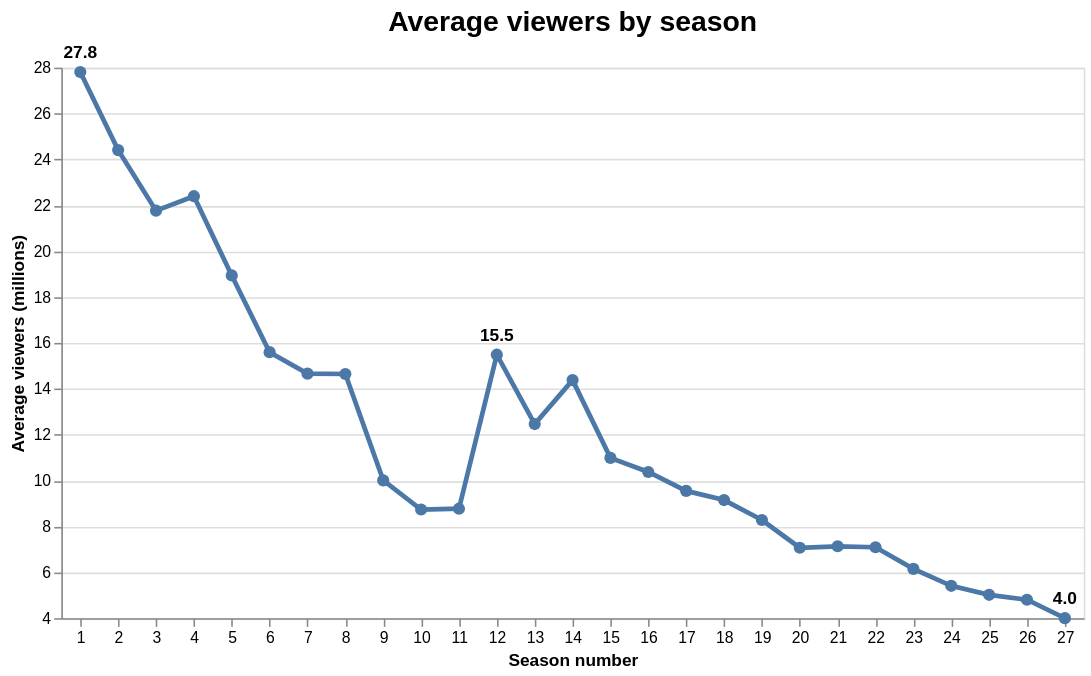

The code cell stored with this chart in its notebook:
### Markdown cell above
## 5. Do the seasons number of viewers present any relevant pattern?

### Code cell
base = alt.Chart(df).encode(
    x=alt.X(
        "season:O",
        title="Season number",
        axis=alt.Axis(labelAngle=0)
    ),
    y=alt.Y(
        "mean(us_viewers_in_millions):Q",
        title="Average viewers (millions)",
        scale=alt.Scale(zero=False)
    ),
    tooltip=[
        alt.Tooltip("season:O", title="Season"),
        alt.Tooltip("mean(us_viewers_in_millions):Q", title="Average viewers", format=".1f")
    ]
)

line = base.mark_line(strokeWidth=3).encode()

points = base.mark_point(size=60, filled=True).encode()

labels_df = df[df["season"].isin([1, 12, 27])]

labels = alt.Chart(labels_df).mark_text(
    dy=-12,
    fontSize=11,
    fontWeight="bold"
).encode(
    x=alt.X("season:O"),
    y=alt.Y("mean(us_viewers_in_millions):Q"),
    text=alt.Text("mean(us_viewers_in_millions):Q", format=".1f")
)

chart_8 = (line + points + labels).properties(
    title="Average viewers by season",
    width=650,
    height=350
).configure_title(
    fontSize=18,
    anchor="middle"
)

chart_8

### Figure 1 — Vega-Lite specification as saved in the notebook (floating-point values rounded to 4 significant figures; data arrays with more than 128 entries replaced by an {"elided": "..."} marker saying what was removed)
{"config": {"view": {"continuousWidth": 300, "continuousHeight": 300}, "title": {"anchor": "middle", "fontSize": 18}}, "layer": [{"mark": {"type": "line", "strokeWidth": 3}, "encoding": {"tooltip": [{"field": "season", "title": "Season", "type": "ordinal"}, {"aggregate": "mean", "field": "us_viewers_in_millions", "format": ".1f", "title": "Average viewers", "type": "quantitative"}], "x": {"axis": {"labelAngle": 0}, "field": "season", "title": "Season number", "type": "ordinal"}, "y": {"aggregate": "mean", "field": "us_viewers_in_millions", "scale": {"zero": false}, "title": "Average viewers (millions)", "type": "quantitative"}}}, {"mark": {"type": "point", "filled": true, "size": 60}, "encoding": {"tooltip": [{"field": "season", "title": "Season", "type": "ordinal"}, {"aggregate": "mean", "field": "us_viewers_in_millions", "format": ".1f", "title": "Average viewers", "type": "quantitative"}], "x": {"axis": {"labelAngle": 0}, "field": "season", "title": "Season number", "type": "ordinal"}, "y": {"aggregate": "mean", "field": "us_viewers_in_millions", "scale": {"zero": false}, "title": "Average viewers (millions)", "type": "quantitative"}}}, {"data": {"name": "data-acd410b281b823e00fb32072892ee8d2"}, "mark": {"type": "text", "dy": -12, "fontSize": 11, "fontWeight": "bold"}, "encoding": {"text": {"aggregate": "mean", "field": "us_viewers_in_millions", "format": ".1f", "type": "quantitative"}, "x": {"field": "season", "type": "ordinal"}, "y": {"aggregate": "mean", "field": "us_viewers_in_millions", "type": "quantitative"}}}], "data": {"name": "data-f8b5d16fb8b95ffcb2d95f366f0df223"}, "height": 350, "title": "Average viewers by season", "width": 650, "$schema": "https://vega.github.io/schema/vega-lite/v5.20.1.json", "datasets": {"data-f8b5d16fb8b95ffcb2d95f366f0df223": {"elided": "596 records"}, "data-acd410b281b823e00fb32072892ee8d2": [{"title": "Simpsons Roasting on an Open Fire", "season": 1, "number_in_season": 1, "number_in_series": 1, "original_air_date": "1989-12-17", "imdb_rating": 8.2, "imdb_votes": 3734.0, "us_viewers_in_millions": 26.7, "air_year": 1989, "air_month": 12, "weekday_num": 6, "weekday": "Sunday", "season_episode": "S01E01", "rating_group": "8.0-8.9"}, {"title": "Bart the Genius", "season": 1, "number_in_season": 2, "number_in_series": 2, "original_air_date": "1990-01-14", "imdb_rating": 7.8, "imdb_votes": 1973.0, "us_viewers_in_millions": 24.5, "air_year": 1990, "air_month": 1, "weekday_num": 6, "weekday": "Sunday", "season_episode": "S01E02", "rating_group": "7.0-7.9"}, {"title": "Homer's Odyssey", "season": 1, "number_in_season": 3, "number_in_series": 3, "original_air_date": "1990-01-21", "imdb_rating": 7.5, "imdb_votes": 1709.0, "us_viewers_in_millions": 27.5, "air_year": 1990, "air_month": 1, "weekday_num": 6, "weekday": "Sunday", "season_episode": "S01E03", "rating_group": "7.0-7.9"}, {"title": "There's No Disgrace Like Home", "season": 1, "number_in_season": 4, "number_in_series": 4, "original_air_date": "1990-01-28", "imdb_rating": 7.8, "imdb_votes": 1701.0, "us_viewers_in_millions": 20.2, "air_year": 1990, "air_month": 1, "weekday_num": 6, "weekday": "Sunday", "season_episode": "S01E04", "rating_group": "7.0-7.9"}, {"title": "Bart the General", "season": 1, "number_in_season": 5, "number_in_series": 5, "original_air_date": "1990-02-04", "imdb_rating": 8.1, "imdb_votes": 1732.0, "us_viewers_in_millions": 27.1, "air_year": 1990, "air_month": 2, "weekday_num": 6, "weekday": "Sunday", "season_episode": "S01E05", "rating_group": "8.0-8.9"}, {"title": "Moaning Lisa", "season": 1, "number_in_season": 6, "number_in_series": 6, "original_air_date": "1990-02-11", "imdb_rating": 7.6, "imdb_votes": 1674.0, "us_viewers_in_millions": 27.4, "air_year": 1990, "air_month": 2, "weekday_num": 6, "weekday": "Sunday", "season_episode": "S01E06", "rating_group": "7.0-7.9"}, {"title": "The Call of the Simpsons", "season": 1, "number_in_season": 7, "number_in_series": 7, "original_air_date": "1990-02-18", "imdb_rating": 7.9, "imdb_votes": 1638.0, "us_viewers_in_millions": 27.6, "air_year": 1990, "air_month": 2, "weekday_num": 6, "weekday": "Sunday", "season_episode": "S01E07", "rating_group": "7.0-7.9"}, {"title": "The Telltale Head", "season": 1, "number_in_season": 8, "number_in_series": 8, "original_air_date": "1990-02-25", "imdb_rating": 7.7, "imdb_votes": 1580.0, "us_viewers_in_millions": 28.0, "air_year": 1990, "air_month": 2, "weekday_num": 6, "weekday": "Sunday", "season_episode": "S01E08", "rating_group": "7.0-7.9"}, {"title": "Life on the Fast Lane", "season": 1, "number_in_season": 9, "number_in_series": 9, "original_air_date": "1990-03-18", "imdb_rating": 7.5, "imdb_votes": 1578.0, "us_viewers_in_millions": 33.5, "air_year": 1990, "air_month": 3, "weekday_num": 6, "weekday": "Sunday", "season_episode": "S01E09", "rating_group": "7.0-7.9"}, {"title": "Homer's Night Out", "season": 1, "number_in_season": 10, "number_in_series": 10, "original_air_date": "1990-03-25", "imdb_rating": 7.4, "imdb_votes": 1511.0, "us_viewers_in_millions": 30.3, "air_year": 1990, "air_month": 3, "weekday_num": 6, "weekday": "Sunday", "season_episode": "S01E10", "rating_group": "7.0-7.9"}, {"title": "The Crepes of Wrath", "season": 1, "number_in_season": 11, "number_in_series": 11, "original_air_date": "1990-04-15", "imdb_rating": 7.8, "imdb_votes": 1539.0, "us_viewers_in_millions": 31.2, "air_year": 1990, "air_month": 4, "weekday_num": 6, "weekday": "Sunday", "season_episode": "S01E11", "rating_group": "7.0-7.9"}, {"title": "Krusty Gets Busted", "season": 1, "number_in_season": 12, "number_in_series": 12, "original_air_date": "1990-04-29", "imdb_rating": 8.3, "imdb_votes": 1716.0, "us_viewers_in_millions": 30.4, "air_year": 1990, "air_month": 4, "weekday_num": 6, "weekday": "Sunday", "season_episode": "S01E12", "rating_group": "8.0-8.9"}, {"title": "Some Enchanted Evening", "season": 1, "number_in_season": 13, "number_in_series": 13, "original_air_date": "1990-05-13", "imdb_rating": 7.9, "imdb_votes": 1567.0, "us_viewers_in_millions": 27.1, "air_year": 1990, "air_month": 5, "weekday_num": 6, "weekday": "Sunday", "season_episode": "S01E13", "rating_group": "7.0-7.9"}, {"title": "Treehouse of Horror XI", "season": 12, "number_in_season": 1, "number_in_series": 249, "original_air_date": "2000-11-01", "imdb_rating": 7.6, "imdb_votes": 829.0, "us_viewers_in_millions": 13.2, "air_year": 2000, "air_month": 11, "weekday_num": 2, "weekday": "Wednesday", "season_episode": "S12E01", "rating_group": "7.0-7.9"}, {"title": "A Tale of Two Springfields", "season": 12, "number_in_season": 2, "number_in_series": 250, "original_air_date": "2000-11-05", "imdb_rating": 7.4, "imdb_votes": 803.0, "us_viewers_in_millions": 16.2, "air_year": 2000, "air_month": 11, "weekday_num": 6, "weekday": "Sunday", "season_episode": "S12E02", "rating_group": "7.0-7.9"}, {"title": "Insane Clown Poppy", "season": 12, "number_in_season": 3, "number_in_series": 251, "original_air_date": "2000-11-12", "imdb_rating": 7.1, "imdb_votes": 733.0, "us_viewers_in_millions": 16.4, "air_year": 2000, "air_month": 11, "weekday_num": 6, "weekday": "Sunday", "season_episode": "S12E03", "rating_group": "7.0-7.9"}, {"title": "Lisa the Tree Hugger", "season": 12, "number_in_season": 4, "number_in_series": 252, "original_air_date": "2000-11-19", "imdb_rating": 7.2, "imdb_votes": 731.0, "us_viewers_in_millions": 14.9, "air_year": 2000, "air_month": 11, "weekday_num": 6, "weekday": "Sunday", "season_episode": "S12E04", "rating_group": "7.0-7.9"}, {"title": "Homer vs. Dignity", "season": 12, "number_in_season": 5, "number_in_series": 253, "original_air_date": "2000-11-26", "imdb_rating": 7.2, "imdb_votes": 762.0, "us_viewers_in_millions": 15.0, "air_year": 2000, "air_month": 11, "weekday_num": 6, "weekday": "Sunday", "season_episode": "S12E05", "rating_group": "7.0-7.9"}, {"title": "The Computer Wore Menace Shoes", "season": 12, "number_in_season": 6, "number_in_series": 254, "original_air_date": "2000-12-03", "imdb_rating": 7.7, "imdb_votes": 782.0, "us_viewers_in_millions": 15.6, "air_year": 2000, "air_month": 12, "weekday_num": 6, "weekday": "Sunday", "season_episode": "S12E06", "rating_group": "7.0-7.9"}, {"title": "The Great Money Caper", "season": 12, "number_in_season": 7, "number_in_series": 255, "original_air_date": "2000-12-10", "imdb_rating": 7.3, "imdb_votes": 766.0, "us_viewers_in_millions": 16.8, "air_year": 2000, "air_month": 12, "weekday_num": 6, "weekday": "Sunday", "season_episode": "S12E07", "rating_group": "7.0-7.9"}, {"title": "Skinner's Sense of Snow", "season": 12, "number_in_season": 8, "number_in_series": 256, "original_air_date": "2000-12-17", "imdb_rating": 8.0, "imdb_votes": 836.0, "us_viewers_in_millions": 15.9, "air_year": 2000, "air_month": 12, "weekday_num": 6, "weekday": "Sunday", "season_episode": "S12E08", "rating_group": "8.0-8.9"}, {"title": "HOMR", "season": 12, "number_in_season": 9, "number_in_series": 257, "original_air_date": "2001-01-07", "imdb_rating": 8.0, "imdb_votes": 899.0, "us_viewers_in_millions": 18.5, "air_year": 2001, "air_month": 1, "weekday_num": 6, "weekday": "Sunday", "season_episode": "S12E09", "rating_group": "8.0-8.9"}, {"title": "Pokey Mom", "season": 12, "number_in_season": 10, "number_in_series": 258, "original_air_date": "2001-01-14", "imdb_rating": 7.3, "imdb_votes": 760.0, "us_viewers_in_millions": 15.0, "air_year": 2001, "air_month": 1, "weekday_num": 6, "weekday": "Sunday", "season_episode": "S12E10", "rating_group": "7.0-7.9"}, {"title": "Worst Episode Ever", "season": 12, "number_in_season": 11, "number_in_series": 259, "original_air_date": "2001-02-04", "imdb_rating": 7.5, "imdb_votes": 761.0, "us_viewers_in_millions": 18.5, "air_year": 2001, "air_month": 2, "weekday_num": 6, "weekday": "Sunday", "season_episode": "S12E11", "rating_group": "7.0-7.9"}, {"title": "Tennis the Menace", "season": 12, "number_in_season": 12, "number_in_series": 260, "original_air_date": "2001-02-11", "imdb_rating": 6.9, "imdb_votes": 730.0, "us_viewers_in_millions": 14.0, "air_year": 2001, "air_month": 2, "weekday_num": 6, "weekday": "Sunday", "season_episode": "S12E12", "rating_group": "6.0-6.9"}, {"title": "Day of the Jackanapes", "season": 12, "number_in_season": 13, "number_in_series": 261, "original_air_date": "2001-02-18", "imdb_rating": 7.2, "imdb_votes": 668.0, "us_viewers_in_millions": 15.4, "air_year": 2001, "air_month": 2, "weekday_num": 6, "weekday": "Sunday", "season_episode": "S12E13", "rating_group": "7.0-7.9"}, {"title": "New Kids on the Blecch", "season": 12, "number_in_season": 14, "number_in_series": 262, "original_air_date": "2001-02-25", "imdb_rating": 7.2, "imdb_votes": 833.0, "us_viewers_in_millions": 18.1, "air_year": 2001, "air_month": 2, "weekday_num": 6, "weekday": "Sunday", "season_episode": "S12E14", "rating_group": "7.0-7.9"}, {"title": "Hungry, Hungry Homer", "season": 12, "number_in_season": 15, "number_in_series": 263, "original_air_date": "2001-03-04", "imdb_rating": 7.4, "imdb_votes": 731.0, "us_viewers_in_millions": 17.6, "air_year": 2001, "air_month": 3, "weekday_num": 6, "weekday": "Sunday", "season_episode": "S12E15", "rating_group": "7.0-7.9"}, {"title": "Bye, Bye, Nerdie", "season": 12, "number_in_season": 16, "number_in_series": 264, "original_air_date": "2001-03-11", "imdb_rating": 6.5, "imdb_votes": 691.0, "us_viewers_in_millions": 16.1, "air_year": 2001, "air_month": 3, "weekday_num": 6, "weekday": "Sunday", "season_episode": "S12E16", "rating_group": "6.0-6.9"}, {"title": "Simpson Safari", "season": 12, "number_in_season": 17, "number_in_series": 265, "original_air_date": "2001-04-01", "imdb_rating": 6.9, "imdb_votes": 719.0, "us_viewers_in_millions": 13.3, "air_year": 2001, "air_month": 4, "weekday_num": 6, "weekday": "Sunday", "season_episode": "S12E17", "rating_group": "6.0-6.9"}, {"title": "Trilogy of Error", "season": 12, "number_in_season": 18, "number_in_series": 266, "original_air_date": "2001-04-29", "imdb_rating": 8.6, "imdb_votes": 1095.0, "us_viewers_in_millions": 14.4, "air_year": 2001, "air_month": 4, "weekday_num": 6, "weekday": "Sunday", "season_episode": "S12E18", "rating_group": "8.0-8.9"}, {"title": "I'm Goin' to Praiseland", "season": 12, "number_in_season": 19, "number_in_series": 267, "original_air_date": "2001-05-06", "imdb_rating": 7.3, "imdb_votes": 721.0, "us_viewers_in_millions": 13.1, "air_year": 2001, "air_month": 5, "weekday_num": 6, "weekday": "Sunday", "season_episode": "S12E19", "rating_group": "7.0-7.9"}, {"title": "Children of a Lesser Clod", "season": 12, "number_in_season": 20, "number_in_series": 268, "original_air_date": "2001-05-13", "imdb_rating": 7.3, "imdb_votes": 666.0, "us_viewers_in_millions": 13.8, "air_year": 2001, "air_month": 5, "weekday_num": 6, "weekday": "Sunday", "season_episode": "S12E20", "rating_group": "7.0-7.9"}, {"title": "Simpsons Tall Tales", "season": 12, "number_in_season": 21, "number_in_series": 269, "original_air_date": "2001-05-20", "imdb_rating": 7.0, "imdb_votes": 688.0, "us_viewers_in_millions": 13.4, "air_year": 2001, "air_month": 5, "weekday_num": 6, "weekday": "Sunday", "season_episode": "S12E21", "rating_group": "7.0-7.9"}, {"title": "Every Man's Dream", "season": 27, "number_in_season": 1, "number_in_series": 575, "original_air_date": "2015-09-27", "imdb_rating": 5.9, "imdb_votes": 532.0, "us_viewers_in_millions": 3.28, "air_year": 2015, "air_month": 9, "weekday_num": 6, "weekday": "Sunday", "season_episode": "S27E01", "rating_group": "5.0-5.9"}, {"title": "Cue Detective", "season": 27, "number_in_season": 2, "number_in_series": 576, "original_air_date": "2015-10-04", "imdb_rating": 6.7, "imdb_votes": 395.0, "us_viewers_in_millions": 6.02, "air_year": 2015, "air_month": 10, "weekday_num": 6, "weekday": "Sunday", "season_episode": "S27E02", "rating_group": "6.0-6.9"}, {"title": "Puffless", "season": 27, "number_in_season": 3, "number_in_series": 577, "original_air_date": "2015-10-11", "imdb_rating": 7.2, "imdb_votes": 404.0, "us_viewers_in_millions": 3.31, "air_year": 2015, "air_month": 10, "weekday_num": 6, "weekday": "Sunday", "season_episode": "S27E03", "rating_group": "7.0-7.9"}, {"title": "Halloween of Horror", "season": 27, "number_in_season": 4, "number_in_series": 578, "original_air_date": "2015-10-18", "imdb_rating": 7.5, "imdb_votes": 462.0, "us_viewers_in_millions": 3.69, "air_year": 2015, "air_month": 10, "weekday_num": 6, "weekday": "Sunday", "season_episode": "S27E04", "rating_group": "7.0-7.9"}, {"title": "Treehouse of Horror XXVI", "season": 27, "number_in_season": 5, "number_in_series": 579, "original_air_date": "2015-10-25", "imdb_rating": 6.8, "imdb_votes": 385.0, "us_viewers_in_millions": 6.75, "air_year": 2015, "air_month": 10, "weekday_num": 6, "weekday": "Sunday", "season_episode": "S27E05", "rating_group": "6.0-6.9"}, {"title": "Friend with Benefit", "season": 27, "number_in_season": 6, "number_in_series": 580, "original_air_date": "2015-11-08", "imdb_rating": 6.8, "imdb_votes": 335.0, "us_viewers_in_millions": 3.48, "air_year": 2015, "air_month": 11, "weekday_num": 6, "weekday": "Sunday", "season_episode": "S27E06", "rating_group": "6.0-6.9"}, {"title": "Lisa with an 'S'", "season": 27, "number_in_season": 7, "number_in_series": 581, "original_air_date": "2015-11-22", "imdb_rating": 6.3, "imdb_votes": 328.0, "us_viewers_in_millions": 5.64, "air_year": 2015, "air_month": 11, "weekday_num": 6, "weekday": "Sunday", "season_episode": "S27E07", "rating_group": "6.0-6.9"}, {"title": "Paths of Glory", "season": 27, "number_in_season": 8, "number_in_series": 582, "original_air_date": "2015-12-06", "imdb_rating": 7.1, "imdb_votes": 305.0, "us_viewers_in_millions": 5.53, "air_year": 2015, "air_month": 12, "weekday_num": 6, "weekday": "Sunday", "season_episode": "S27E08", "rating_group": "7.0-7.9"}, {"title": "Barthood", "season": 27, "number_in_season": 9, "number_in_series": 583, "original_air_date": "2015-12-13", "imdb_rating": 8.4, "imdb_votes": 698.0, "us_viewers_in_millions": 5.97, "air_year": 2015, "air_month": 12, "weekday_num": 6, "weekday": "Sunday", "season_episode": "S27E09", "rating_group": "8.0-8.9"}, {"title": "The Girl Code", "season": 27, "number_in_season": 10, "number_in_series": 584, "original_air_date": "2016-01-03", "imdb_rating": 6.6, "imdb_votes": 356.0, "us_viewers_in_millions": 4.41, "air_year": 2016, "air_month": 1, "weekday_num": 6, "weekday": "Sunday", "season_episode": "S27E10", "rating_group": "6.0-6.9"}, {"title": "Teenage Mutant Milk-Caused Hurdles", "season": 27, "number_in_season": 11, "number_in_series": 585, "original_air_date": "2016-01-10", "imdb_rating": 6.8, "imdb_votes": 309.0, "us_viewers_in_millions": 8.33, "air_year": 2016, "air_month": 1, "weekday_num": 6, "weekday": "Sunday", "season_episode": "S27E11", "rating_group": "6.0-6.9"}, {"title": "Much Apu About Something", "season": 27, "number_in_season": 12, "number_in_series": 586, "original_air_date": "2016-01-17", "imdb_rating": 6.7, "imdb_votes": 271.0, "us_viewers_in_millions": 3.95, "air_year": 2016, "air_month": 1, "weekday_num": 6, "weekday": "Sunday", "season_episode": "S27E12", "rating_group": "6.0-6.9"}, {"title": "Love Is in the N2-O2-Ar-CO2-Ne-He-CH4", "season": 27, "number_in_season": 13, "number_in_series": 587, "original_air_date": "2016-02-14", "imdb_rating": 6.3, "imdb_votes": 252.0, "us_viewers_in_millions": 2.89, "air_year": 2016, "air_month": 2, "weekday_num": 6, "weekday": "Sunday", "season_episode": "S27E13", "rating_group": "6.0-6.9"}, {"title": "Gal of Constant Sorrow", "season": 27, "number_in_season": 14, "number_in_series": 588, "original_air_date": "2016-02-21", "imdb_rating": 6.6, "imdb_votes": 293.0, "us_viewers_in_millions": 3.1, "air_year": 2016, "air_month": 2, "weekday_num": 6, "weekday": "Sunday", "season_episode": "S27E14", "rating_group": "6.0-6.9"}, {"title": "Lisa the Veterinarian", "season": 27, "number_in_season": 15, "number_in_series": 589, "original_air_date": "2016-03-06", "imdb_rating": 6.3, "imdb_votes": 233.0, "us_viewers_in_millions": 3.09, "air_year": 2016, "air_month": 3, "weekday_num": 6, "weekday": "Sunday", "season_episode": "S27E15", "rating_group": "6.0-6.9"}, {"title": "The Marge-ian Chronicles", "season": 27, "number_in_season": 16, "number_in_series": 590, "original_air_date": "2016-03-13", "imdb_rating": 7.3, "imdb_votes": 262.0, "us_viewers_in_millions": 3.07, "air_year": 2016, "air_month": 3, "weekday_num": 6, "weekday": "Sunday", "season_episode": "S27E16", "rating_group": "7.0-7.9"}, {"title": "The Burns Cage", "season": 27, "number_in_season": 17, "number_in_series": 591, "original_air_date": "2016-04-03", "imdb_rating": 6.5, "imdb_votes": 246.0, "us_viewers_in_millions": 2.32, "air_year": 2016, "air_month": 4, "weekday_num": 6, "weekday": "Sunday", "season_episode": "S27E17", "rating_group": "6.0-6.9"}, {"title": "How Lisa Got Her Marge Back", "season": 27, "number_in_season": 18, "number_in_series": 592, "original_air_date": "2016-04-10", "imdb_rating": 6.4, "imdb_votes": 228.0, "us_viewers_in_millions": 2.55, "air_year": 2016, "air_month": 4, "weekday_num": 6, "weekday": "Sunday", "season_episode": "S27E18", "rating_group": "6.0-6.9"}, {"title": "Fland Canyon", "season": 27, "number_in_season": 19, "number_in_series": 593, "original_air_date": "2016-04-24", "imdb_rating": 7.1, "imdb_votes": 229.0, "us_viewers_in_millions": 2.77, "air_year": 2016, "air_month": 4, "weekday_num": 6, "weekday": "Sunday", "season_episode": "S27E19", "rating_group": "7.0-7.9"}, {"title": "To Courier with Love", "season": 27, "number_in_season": 20, "number_in_series": 594, "original_air_date": "2016-05-08", "imdb_rating": 6.7, "imdb_votes": 193.0, "us_viewers_in_millions": 2.52, "air_year": 2016, "air_month": 5, "weekday_num": 6, "weekday": "Sunday", "season_episode": "S27E20", "rating_group": "6.0-6.9"}, {"title": "Simprovised", "season": 27, "number_in_season": 21, "number_in_series": 595, "original_air_date": "2016-05-15", "imdb_rating": 6.4, "imdb_votes": 227.0, "us_viewers_in_millions": 2.8, "air_year": 2016, "air_month": 5, "weekday_num": 6, "weekday": "Sunday", "season_episode": "S27E21", "rating_group": "6.0-6.9"}, {"title": "Orange Is the New Yellow", "season": 27, "number_in_season": 22, "number_in_series": 596, "original_air_date": "2016-05-22", "imdb_rating": 6.9, "imdb_votes": 210.0, "us_viewers_in_millions": 2.54, "air_year": 2016, "air_month": 5, "weekday_num": 6, "weekday": "Sunday", "season_episode": "S27E22", "rating_group": "6.0-6.9"}]}}
